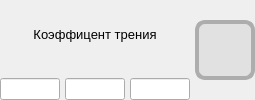
                  <widget class="QWidget" name="widget_crossingLimits_frictionForce" native="true">
                   <property name="sizePolicy">
                    <sizepolicy hsizetype="Maximum" vsizetype="Maximum">
                     <horstretch>0</horstretch>
                     <verstretch>0</verstretch>
                    </sizepolicy>
                   </property>
                   <layout class="QHBoxLayout" name="horizontalLayout_29">
                    <property name="spacing">
                     <number>5</number>
                    </property>
                    <property name="leftMargin">
                     <number>0</number>
                    </property>
                    <property name="topMargin">
                     <number>0</number>
                    </property>
                    <property name="rightMargin">
                     <number>0</number>
                    </property>
                    <property name="bottomMargin">
                     <number>0</number>
                    </property>
                    <item>
                     <widget class="QWidget" name="widget__crossingLimits_coefficientFriction_control" native="true">
                      <property name="sizePolicy">
                       <sizepolicy hsizetype="Maximum" vsizetype="Preferred">
                        <horstretch>0</horstretch>
                        <verstretch>0</verstretch>
                       </sizepolicy>
                      </property>
                      <layout class="QVBoxLayout" name="verticalLayout_14">
                       <property name="spacing">
                        <number>10</number>
                       </property>
                       <property name="leftMargin">
                        <number>0</number>
                       </property>
                       <property name="topMargin">
                        <number>0</number>
                       </property>
                       <property name="rightMargin">
                        <number>0</number>
                       </property>
                       <property name="bottomMargin">
                        <number>0</number>
                       </property>
                       <item>
                        <widget class="QLabel" name="label_crossingLimits_coefficientFriction">
                         <property name="sizePolicy">
                          <sizepolicy hsizetype="Preferred" vsizetype="Preferred">
                           <horstretch>0</horstretch>
                           <verstretch>0</verstretch>
                          </sizepolicy>
                         </property>
                         <property name="font">
                          <font>
                           <family>Segoe UI</family>
                           <pointsize>10</pointsize>
                          </font>
                         </property>
                         <property name="text">
                          <string>Коэффицент трения</string>
                         </property>
                         <property name="alignment">
                          <set>Qt::AlignmentFlag::AlignCenter</set>
                         </property>
                        </widget>
                       </item>
                       <item>
                        <layout class="QHBoxLayout" name="horizontalLayout_crossingLimits_coefficientFriction_limits">
                         <property name="spacing">
                          <number>5</number>
                         </property>
                         <property name="sizeConstraint">
                          <enum>QLayout::SizeConstraint::SetDefaultConstraint</enum>
                         </property>
                         <item>
                          <widget class="QLineEdit" name="lineEdit_crossingLimits_coefficientFriction_lowerLimit">
                           <property name="enabled">
                            <bool>true</bool>
                           </property>
                           <property name="sizePolicy">
                            <sizepolicy hsizetype="Maximum" vsizetype="Maximum">
                             <horstretch>0</horstretch>
                             <verstretch>0</verstretch>
                            </sizepolicy>
                           </property>
                           <property name="minimumSize">
                            <size>
                             <width>5</width>
                             <height>0</height>
                            </size>
                           </property>
                           <property name="maximumSize">
                            <size>
                             <width>60</width>
                             <height>16777215</height>
                            </size>
                           </property>
                           <property name="font">
                            <font>
                             <family>Segoe UI</family>
                             <pointsize>8</pointsize>
                            </font>
                           </property>
                           <property name="text">
                            <string/>
                           </property>
                           <property name="alignment">
                            <set>Qt::AlignmentFlag::AlignCenter</set>
                           </property>
                           <property name="readOnly">
                            <bool>true</bool>
                           </property>
                          </widget>
                         </item>
                         <item>
                          <widget class="QLineEdit" name="lineEdit_crossingLimits_coefficientFriction_value">
                           <property name="enabled">
                            <bool>true</bool>
                           </property>
                           <property name="minimumSize">
                            <size>
                             <width>5</width>
                             <height>0</height>
                            </size>
                           </property>
                           <property name="maximumSize">
                            <size>
                             <width>60</width>
                             <height>16777215</height>
                            </size>
                           </property>
                           <property name="font">
                            <font>
                             <family>Segoe UI</family>
                             <pointsize>8</pointsize>
                            </font>
                           </property>
                           <property name="layoutDirection">
                            <enum>Qt::LayoutDirection::LeftToRight</enum>
                           </property>
                           <property name="text">
                            <string/>
                           </property>
                           <property name="alignment">
                            <set>Qt::AlignmentFlag::AlignCenter</set>
                           </property>
                           <property name="readOnly">
                            <bool>true</bool>
                           </property>
                          </widget>
                         </item>
                         <item>
                          <widget class="QLineEdit" name="lineEdit_crossingLimits_coefficientFriction_upperLimit">
                           <property name="enabled">
                            <bool>true</bool>
                           </property>
                           <property name="minimumSize">
                            <size>
                             <width>5</width>
                             <height>0</height>
                            </size>
                           </property>
                           <property name="maximumSize">
                            <size>
                             <width>60</width>
                             <height>16777215</height>
                            </size>
                           </property>
                           <property name="font">
                            <font>
                             <family>Segoe UI</family>
                             <pointsize>8</pointsize>
                            </font>
                           </property>
                           <property name="text">
                            <string/>
                           </property>
                           <property name="alignment">
                            <set>Qt::AlignmentFlag::AlignCenter</set>
                           </property>
                           <property name="readOnly">
                            <bool>true</bool>
                           </property>
                          </widget>
                         </item>
                        </layout>
                       </item>
                      </layout>
                     </widget>
                    </item>
                    <item>
                     <widget class="QWidget" name="widget_crossingLimits_coefficientFriction_limitStatusIndicator" native="true">
                      <property name="minimumSize">
                       <size>
                        <width>60</width>
                        <height>60</height>
                       </size>
                      </property>
                      <property name="maximumSize">
                       <size>
                        <width>60</width>
                        <height>60</height>
                       </size>
                      </property>
                      <property name="styleSheet">
                       <string notr="true">background: #E1E1E1;

Border: 4px solid #ADADAD ;
Border-radius: 10px;

</string>
                      </property>
                     </widget>
                    </item>
                   </layout>
                  </widget>
